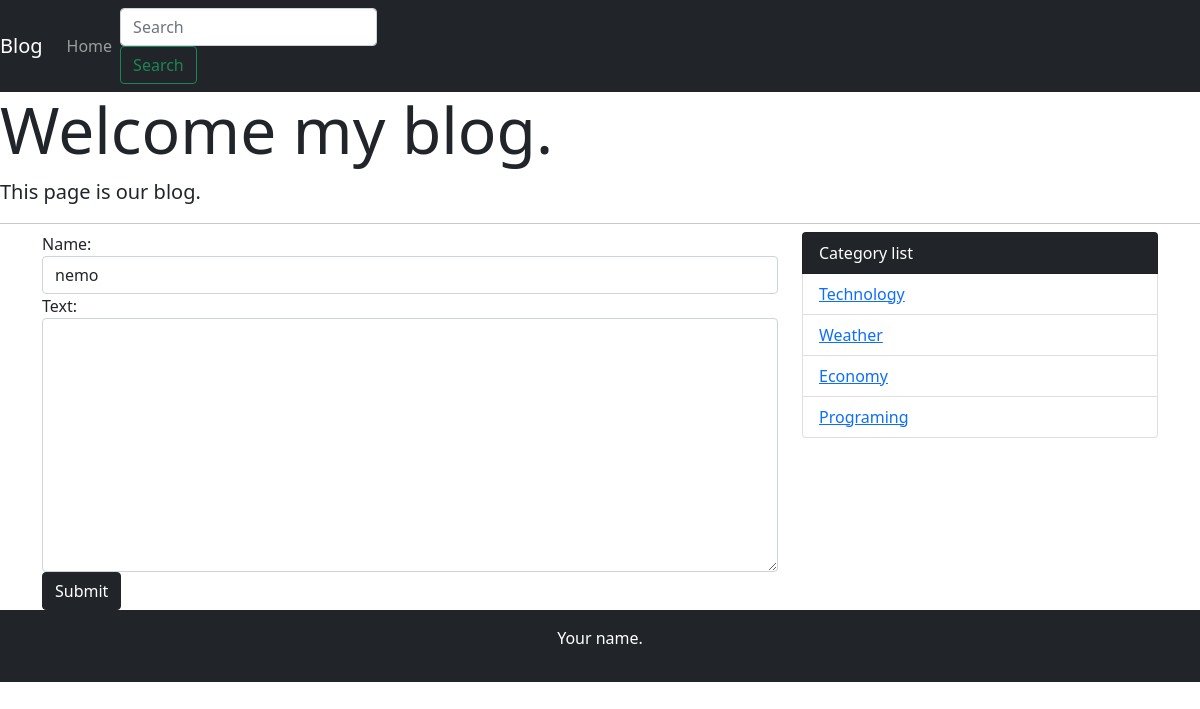
Screenshot of /comment/6 with the database file from the repository.
### blog/models.py (models this page shows)
class Category(models.Model):
    name = models.CharField('category_name', max_length=255)
    created_at = models.DateTimeField('created_date', default=timezone.now)
    def __str__(self):
        return self.name

### blog/views.py (the view, shortened to what this page needs)
# urls.py: path('comment/<int:post_pk>', views.CommentView.as_view(), name='comment'),
class CommentView(generic.CreateView):
    model = Comment
    form_class = CommentCreateForm

### blog/forms.py
class CommentCreateForm(forms.ModelForm):
    def __init__(self, *args, **kwargs):
        super().__init__(*args, **kwargs)
        for field in self.fields.values():
            field.widget.attrs['class'] = 'form-control'
    class Meta:
        model = Comment
        fields = ('name', 'text')

### blog/context_process.py (called while the page is built)
def common(request):
    context = {
        'category_list': Category.objects.all(),
    }
    return context

### blog/templates/blog/comment_form.html (shortened to what this page needs)
{% extends 'blog/base.html' %}
{% block content %}
<form action="" method="POST">
    {% for field in form %}
        <div class="form-group">
            <label for="{{ field.id_for_label }}">{{ field.label_tag }}</label>
            {{ field }}
        </div>
    {% endfor %}
    <button type="submit" class="btn btn-dark">Submit</button>
</form>
{% endblock content %}

### blog/templates/blog/base.html (shortened to what this page needs)
<!doctype html>
<html lang="ja">
  <head>
    <link href="https://cdn.jsdelivr.net/npm/bootstrap@5.0.0-beta2/dist/css/bootstrap.min.css" rel="stylesheet">
  </head>
  <body>
    <nav class="navbar navbar-expand-lg navbar-dark bg-dark">
      <a class="navbar-brand" href="#">Blog</a>
      <div class="collapse navbar-collapse" id="navbarSupportedContent">
        <ul class="navbar-nav mr-auto">
          <li class="nav-item active">
            <a class="nav-link" href="{% url 'blog:index' %}">Home</a>
          </li>
        </ul>
        <form class="form-inline my-2 my-lg-0" method="GET" action="{% url 'blog:index' %}">
          <input class="form-control mr-sm-2" type="text" placeholder="Search" aria-label="Search" name='search-key'>
          <button class="btn btn-outline-success .my-2 my-sm-0" type="submit">Search</button>
        </form>
      </div>
    </nav>
      <div class="jumbotron">
        <h1 class="display-3">Welcome my blog.</h1>
        <p class="lead">This page is our blog.</p>
        <hr class="my-2">
      </div>
      <div class="container">
        <div class="row">
          <div class="col-md-8">
            {% block content %}
            {% endblock content %}
          </div>
          <div class="col-md-4">
            <ul class="list-group">
              <li class="list-group-item bg-dark text-white">Category list</li>
              {% for category in category_list %}
                <li class="list-group-item"><a href="{% url 'blog:category' category.pk %}">{{ category }}</a></li>
              {% endfor %}
            </ul>
          </div>
        </div>
      </div>
      <footer class="bg-dark text-white text-center py-3">
        <p>Your name.</p>
      </footer>
  </body>
</html>

### rows the page displays
Category: name "Technology"
Category: name "Weather"
Category: name "Economy"
Category: name "Programing"

### other values shown
{{ field.label_tag }} "Name:" "Text:"
